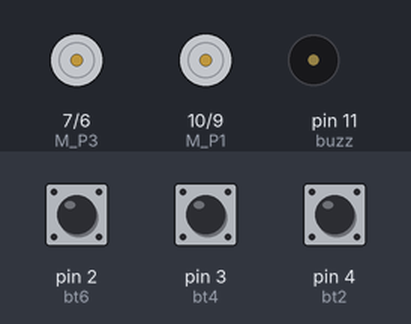
Simulated run of this sketch. Board: Arduino Uno, built with avr-gcc and run on an emulated ATmega328P. Parts: motor-driver pin pairs drawn as motors (green arrow = first pin HIGH = forward, orange = second pin HIGH = backward, longer = more drive), buzzer (waves = sounding). The inputs (shaded band) are chosen by the test bench; at power-on: pin 2 (bt6) HIGH, pin 3 (bt4) HIGH, pin 4 (bt2) HIGH. What the sketch prints to the serial monitor is not drawn.

Above: at 1.3 s.
1.4 s: pin 2 (bt6) pulled LOW for 0.3 s
At 2.3 s:
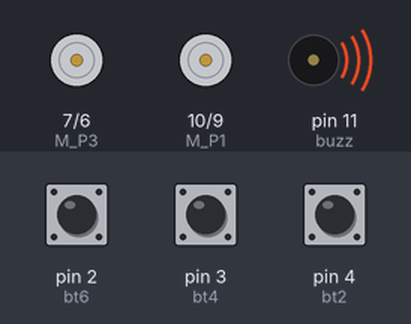
At 3.8 s:
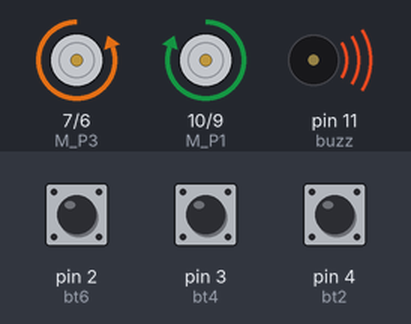
Timing chart, 0 to 10.8 s (numbered marks = the images above; inputs shaded):
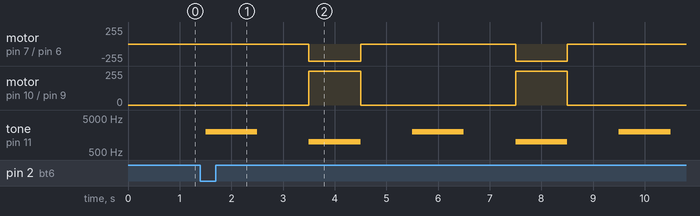

The sketch:

Card_Dispenser.ino
```cpp
// ARDUINO CARD DISPENSER

/*
***************************
*** CODE BY ARI MAULANA ***
***************************
*/

/*
***************************
***************************
***** ENJOY TO CODING *****
***************************
***************************
*/

const int M_P1 = 10;
const int M_P2 = 9;
const int M_P3 = 7;
const int M_P4 = 6;
//motor dc pengeluar kartu
const int M_P5 = 12;
const int M_P6 = 13;
int bt2 = 4;
int bt4 = 3;
int bt6 = 2;
int bt8 = 1;
const int buzz = 11;

void stop(){
  digitalWrite(M_P1, LOW);
  digitalWrite(M_P2, LOW);
  digitalWrite(M_P3, LOW);
  digitalWrite(M_P4, LOW);
}

void runRight(){
  digitalWrite(M_P1, HIGH);
  digitalWrite(M_P2, LOW);
  digitalWrite(M_P3, LOW);
  digitalWrite(M_P4, HIGH);
}

void stopCard(){
  digitalWrite(M_P5, LOW);
  digitalWrite(M_P6, LOW);
}

void outputCard(){
  digitalWrite(M_P5, LOW);
  digitalWrite(M_P6, HIGH);
}

void twoPlayer(){
  for(int a = 1; a <= 2; a++){
  //membagi kartu
  tone(buzz, 2000);
  outputCard();
  delay(1000);
  noTone(buzz);
  stopCard();
  delay(1000);

  //berputar
  runRight();
  tone(buzz, 1000);
  delay(1000);
  stop();
  noTone(buzz);
  delay(1000);

  }

}

void fourPlayer(){
  for(int a = 1; a <= 4; a++){
  //membagi kartu
  tone(buzz, 2000);
  delay(1000);
  noTone(buzz);
  delay(1000);

  //berputar
  runRight();
  tone(buzz, 1000);
  delay(1000);
  stop();
  noTone(buzz);
  delay(1000);

  }

}

void selPy(int count){
    for(int i = 1; i <= count; i++){
      if(i == 2){
        twoPlayer();

      }else if(i == 4){
        fourPlayer();
      }
  }
}


void setup(){
  Serial.begin(9600);
  pinMode(M_P1, OUTPUT);
  pinMode(M_P2, OUTPUT);
  pinMode(M_P3, OUTPUT);
  pinMode(M_P4, OUTPUT);
  pinMode(bt2, INPUT_PULLUP);
  pinMode(bt4, INPUT_PULLUP);
  pinMode(bt6, INPUT_PULLUP);
  pinMode(bt8, INPUT_PULLUP);
  pinMode(buzz, OUTPUT);


}

void loop(){
  Serial.println(digitalRead(bt2),digitalRead(bt4));
  delay(500);

  if(digitalRead(bt2) == 0){
  	selPy(2);
  }else if(digitalRead(bt4) == 0){
    selPy(4);
  }else if(digitalRead(bt6) == 0){
    selPy(6);
  }else if(digitalRead(bt8) == 0){
    selPy(8);
  }


}
```

Measured:
- after the input at 1.4 s, motor on pin 7 (M_P3) / pin 6 (M_P4): alternates backward 255/255 for 1.0 s and stopped for 3.0 s, starting after 2.1 s; motor on pin 10 (M_P1) / pin 9 (M_P2): alternates forward 255/255 for 1.0 s and stopped for 3.0 s, starting after 2.1 s
